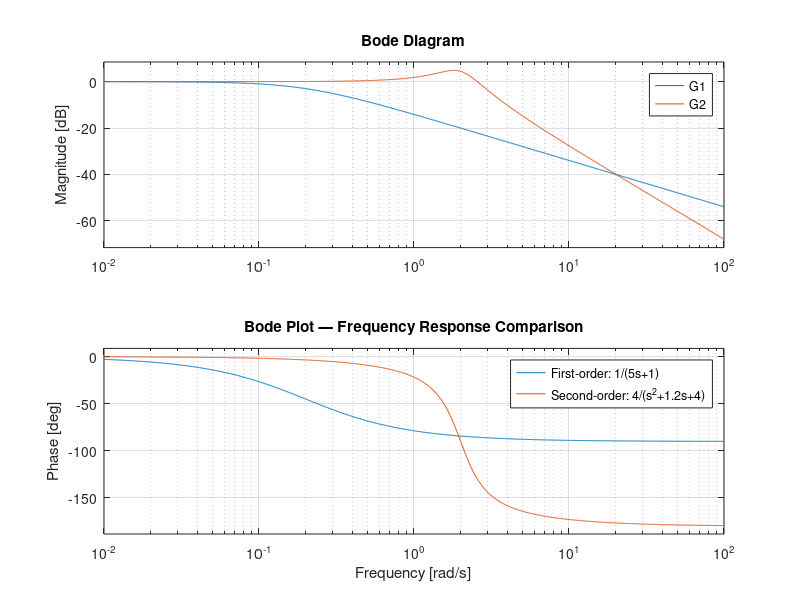

Recreate this plot in MATLAB.
%% sim-03: Bode Plot Analysis

pkg load control;

G1 = tf(1, [5 1]);             % first-order
G2 = tf(4, [1 1.2 4]);         % second-order (wn=2, zeta=0.3)

figure;
bode(G1, G2);
grid on;
legend('First-order: 1/(5s+1)', 'Second-order: 4/(s^2+1.2s+4)');
title('Bode Plot — Frequency Response Comparison');

pause;
